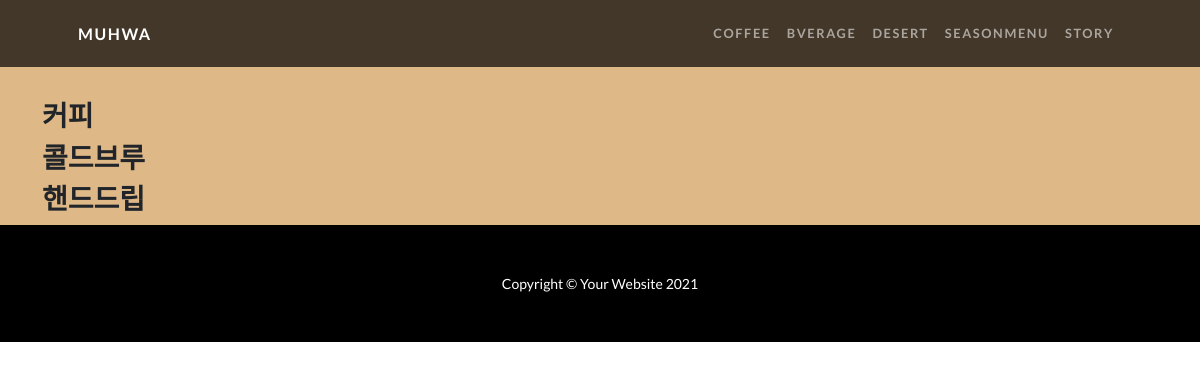
Page /menu/coffee/ on the earlier database version.
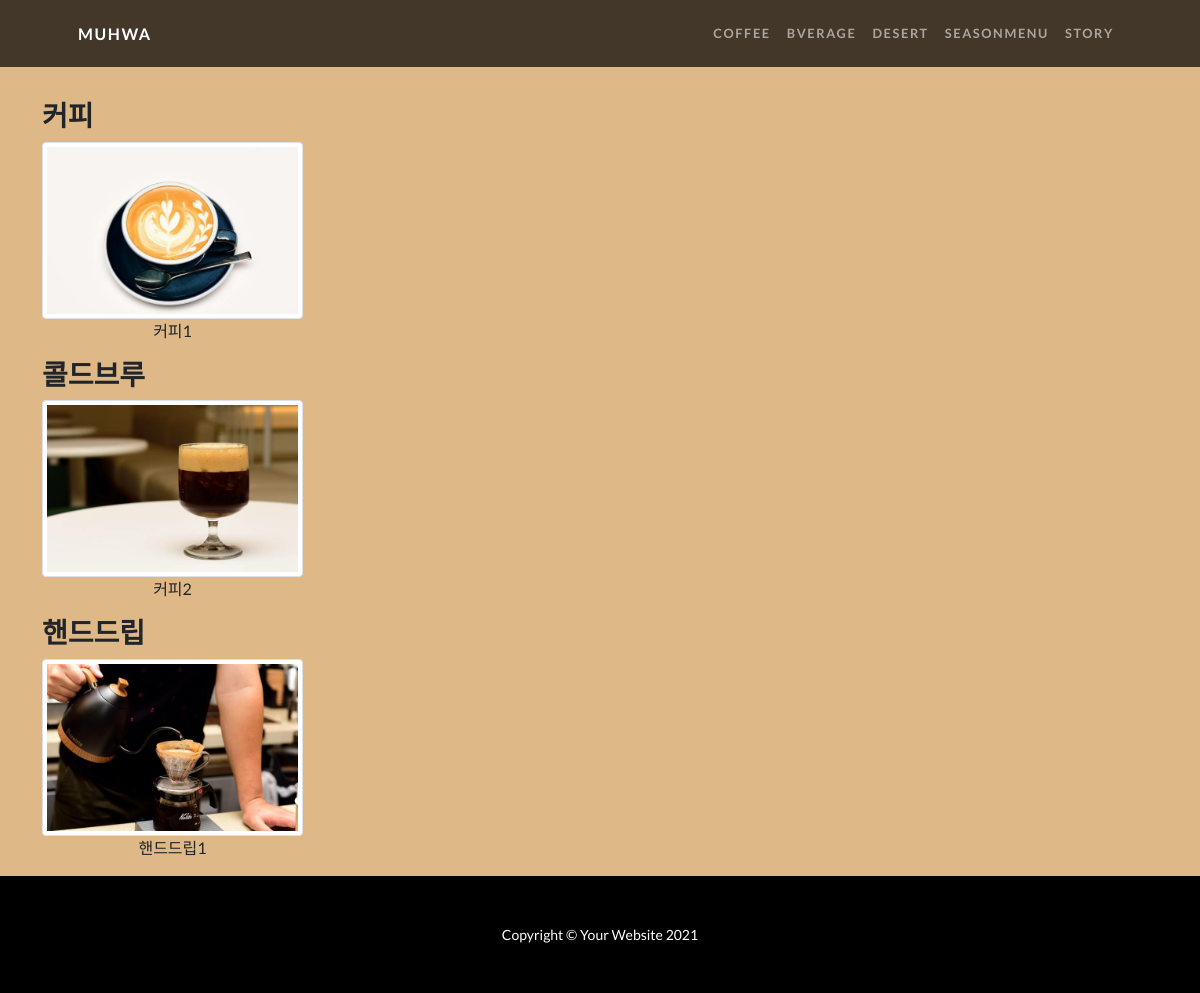
Same page on the later database version.
### menu/models.py (models this page shows, shortened)
class Coffee(models.Model):
    title = models.CharField(max_length=100)
    sub_cate = models.CharField(max_length=100, default='')
    photo = models.ImageField(upload_to='coffee/%Y/%m/%d',default='coffee/no_image.png')
    desc = models.TextField()
    class Meta:
        ordering = ['title']

### menu/views.py (the view)
# urls.py: path('coffee/', CoffeeListView.as_view(), name='coffee'),
class CoffeeListView(ListView):
    model = Coffee
    template_name = 'menu/coffee.html'
    context_object_name = 'coffee_list'

### home/templates/menu/coffee.html (shortened to what this page needs)
{% extends 'base.html' %}
{% block header %}
<div style="height:100px; background-color: #deb887;"></div>
{% endblock %}
{% block contents %}
<div style=" background:#deb887 ;">
    <div class="container">
        <div class="row">
            <h3>커피</h3>
            {% for coffee in coffee_list %}
            {% if coffee.sub_cate == '커피'%}
            <div class="col-6 col-md-3">
                <img src="{{coffee.photo.url}}" class="img-thumbnail" alt="">
                <p class="text-center">{{coffee.title}}</p>
            </div>
            {% endif %}
            {% endfor %}
        </div>
        <div class="row">
            <h3>콜드브루</h3>
            {% for coffee in coffee_list %}
            {% if coffee.sub_cate == '콜드브루'%}
            <div class="col-6 col-sm-3">
                <img src="{{coffee.photo.url}}" class="img-thumbnail" alt="">
                <p class="text-center">{{coffee.title}}</p>
            </div>
            {% endif %}
            {% endfor %}
        </div>
        <div class="row">
            <h3>핸드드립</h3>
            {% for coffee in coffee_list %}
            {% if coffee.sub_cate == '핸드드립'%}
            <div class="col-6 col-sm-3">
                <img src="{{coffee.photo.url}}" class="img-thumbnail" alt="">
                <p class="text-center">{{coffee.title}}</p>
            </div>
            {% endif %}
            {% endfor %}
        </div>
    </div>
</div>
{% endblock %}

### templates/base.html (shortened to what this page needs)
<!DOCTYPE html>
<html lang="ko">
    <head>
        {% load static %}
        <link href="{% static 'css/styles.css'%}" rel="stylesheet" />
    </head>
    <body id="page-top">
        <nav class="navbar navbar-expand-lg navbar-dark navbar-custom fixed-top">
            <div class="container px-5">
                <a class="navbar-brand" href="{% url 'home:index' %}">MUHWA</a>
                <div class="collapse navbar-collapse" id="navbarResponsive">
                    <ul class="navbar-nav ms-auto">
                        <li class="nav-item"><a class="nav-link" href="{% url 'menu:coffee' %}">COFFEE</a></li>
                        <li class="nav-item"><a class="nav-link" href="{% url 'menu:beverage' %}">BVERAGE</a></li>
                        <li class="nav-item"><a class="nav-link" href="{% url 'menu:desert' %}">DESERT</a></li>
                        <li class="nav-item"><a class="nav-link" href="{% url 'menu:seasonmenu' %}">SEASONMENU</a></li>
                        <li class="nav-item"><a class="nav-link" href="{% url 'home:story' %}">STORY</a></li>
                    </ul>
                </div>
            </div>
        </nav>
        {% block header %}
        {% endblock %}
        {% block contents %}
        {% endblock %}
        <footer class="py-5 bg-black">
            <div class="container px-5"><p class="m-0 text-center text-white small">Copyright &copy; Your Website 2021</p></div>
        </footer>
    </body>
</html>

Differences in the rows shown:
added Coffee: photo (picture), title "커피1", shown under "커피"
added Coffee: photo (picture), title "커피2", shown under "콜드브루"
added Coffee: photo (picture), title "핸드드립1", shown under "핸드드립"
